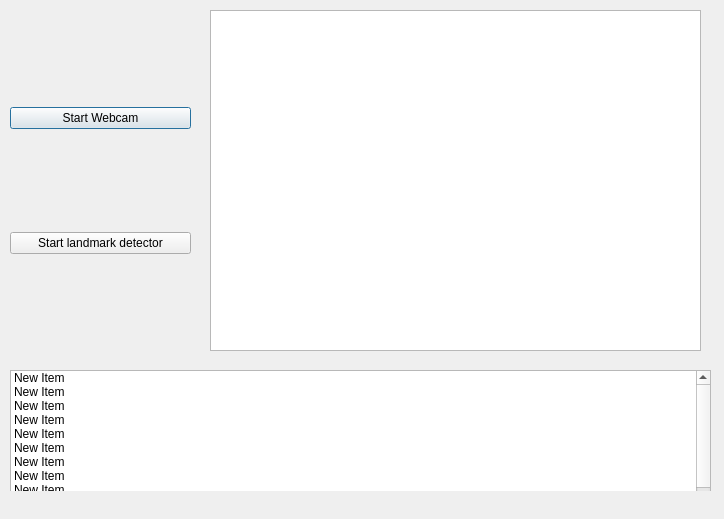
<?xml version="1.0" encoding="UTF-8"?>
<ui version="4.0">
 <class>Dialog</class>
 <widget class="QDialog" name="Dialog">
  <property name="geometry">
   <rect>
    <x>0</x>
    <y>0</y>
    <width>724</width>
    <height>519</height>
   </rect>
  </property>
  <property name="windowTitle">
   <string>Dialog</string>
  </property>
  <widget class="QWidget" name="verticalLayoutWidget">
   <property name="geometry">
    <rect>
     <x>10</x>
     <y>10</y>
     <width>181</width>
     <height>341</height>
    </rect>
   </property>
   <layout class="QVBoxLayout" name="verticalLayout">
    <item>
     <widget class="QPushButton" name="pushButton">
      <property name="text">
       <string>Start Webcam</string>
      </property>
     </widget>
    </item>
    <item>
     <widget class="QPushButton" name="pushButton_2">
      <property name="text">
       <string>Start landmark detector</string>
      </property>
     </widget>
    </item>
   </layout>
  </widget>
  <widget class="QFrame" name="frame">
   <property name="geometry">
    <rect>
     <x>10</x>
     <y>370</y>
     <width>701</width>
     <height>121</height>
    </rect>
   </property>
   <property name="frameShape">
    <enum>QFrame::StyledPanel</enum>
   </property>
   <property name="frameShadow">
    <enum>QFrame::Raised</enum>
   </property>
   <widget class="QListWidget" name="listWidget">
    <property name="geometry">
     <rect>
      <x>0</x>
      <y>0</y>
      <width>701</width>
      <height>161</height>
     </rect>
    </property>
    <item>
     <property name="text">
      <string>New Item</string>
     </property>
    </item>
    <item>
     <property name="text">
      <string>New Item</string>
     </property>
    </item>
    <item>
     <property name="text">
      <string>New Item</string>
     </property>
    </item>
    <item>
     <property name="text">
      <string>New Item</string>
     </property>
    </item>
    <item>
     <property name="text">
      <string>New Item</string>
     </property>
    </item>
    <item>
     <property name="text">
      <string>New Item</string>
     </property>
    </item>
    <item>
     <property name="text">
      <string>New Item</string>
     </property>
    </item>
    <item>
     <property name="text">
      <string>New Item</string>
     </property>
    </item>
    <item>
     <property name="text">
      <string>New Item</string>
     </property>
    </item>
    <item>
     <property name="text">
      <string>New Item</string>
     </property>
    </item>
    <item>
     <property name="text">
      <string>New Item</string>
     </property>
    </item>
    <item>
     <property name="text">
      <string>New Item</string>
     </property>
    </item>
    <item>
     <property name="text">
      <string>New Item</string>
     </property>
    </item>
    <item>
     <property name="text">
      <string>New Item</string>
     </property>
    </item>
   </widget>
  </widget>
  <widget class="QGraphicsView" name="graphicsView">
   <property name="geometry">
    <rect>
     <x>210</x>
     <y>10</y>
     <width>491</width>
     <height>341</height>
    </rect>
   </property>
  </widget>
 </widget>
 <resources/>
 <connections/>
</ui>
